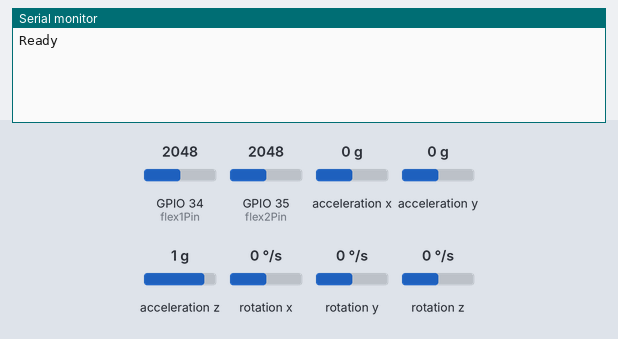
A sketch run on a simulated ESP32. On the bench: the last lines printed to the serial monitor. The inputs (shaded band) are chosen by the test bench; at power-on: acceleration x 0 g, acceleration y 0 g, rotation z 0 °/s, GPIO 34 (flex1Pin) = 2048, GPIO 35 (flex2Pin) = 2048, acceleration z 1 g, rotation x 0 °/s, rotation y 0 °/s. Nothing arrives over Bluetooth unless stated; a phone connects over Bluetooth LE 3 s after start.

Above: at 1.2 s.
1.3 s: acceleration x set to -1.4 g
At 3.14 s:
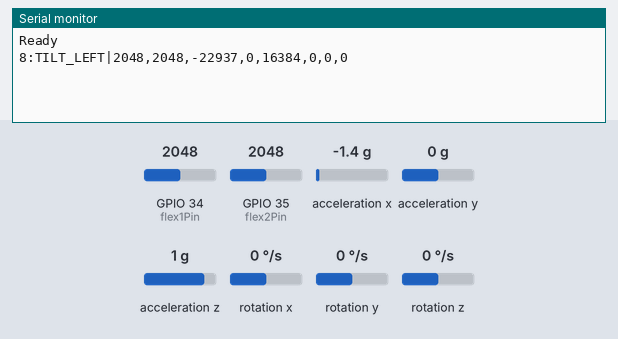
4.3 s: acceleration y set to -1.4 g
At 4.54 s:
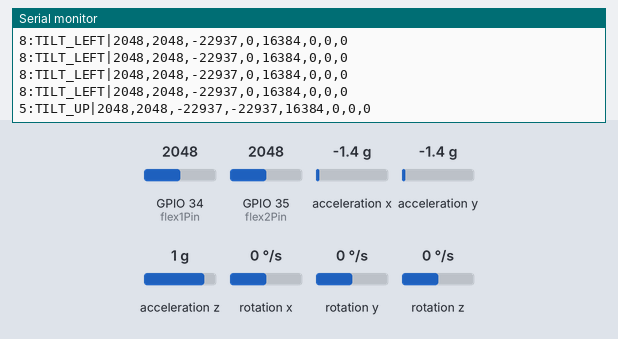
6.3 s: rotation z set to -192 °/s
At 6.54 s:
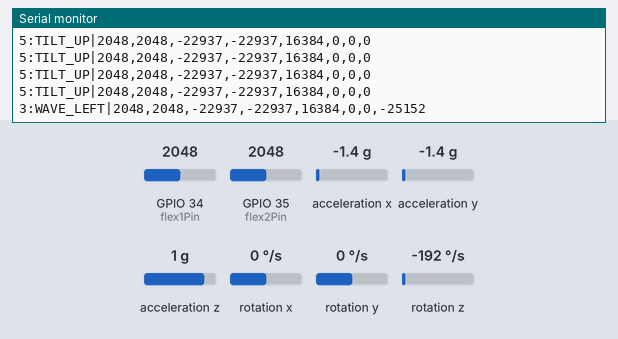
8.3 s: rotation z set to 100 °/s
At 8.54 s:
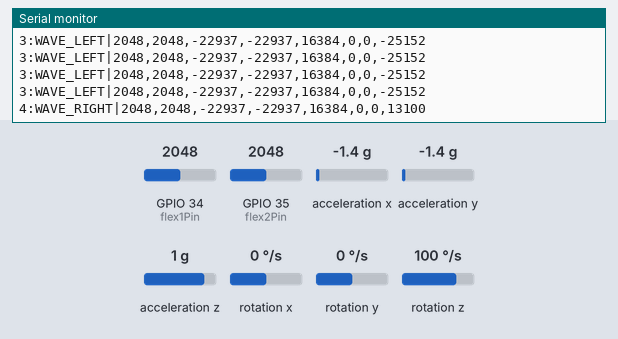
10.3 s: GPIO 34 (flex1Pin) set to 2866
At 10.31 s:
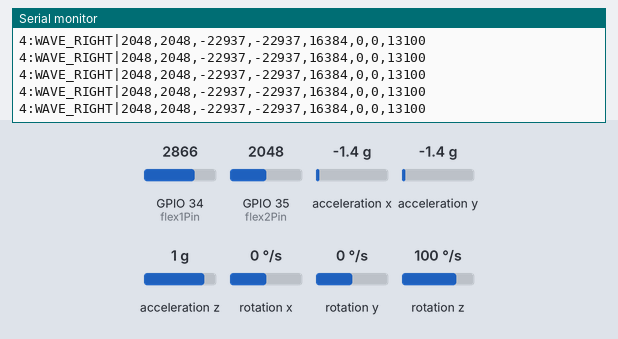
11.8 s: GPIO 35 (flex2Pin) set to 2866
At 11.81 s:
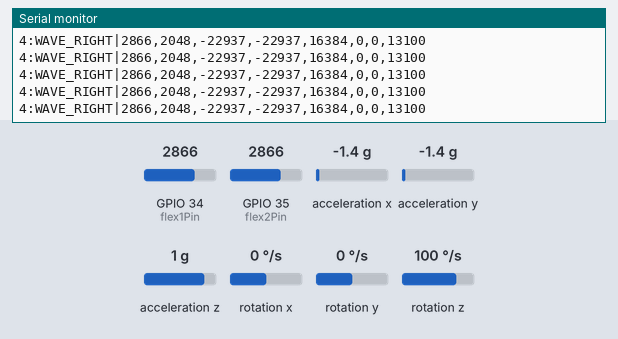

The sketch:

esp32_gesture.ino
```cpp
/* ESP32 BLE Gesture Broadcaster - Optimized for Flash Size

   - Reduced memory footprint while maintaining functionality
   - Optimized string handling and removed unnecessary features
   - Added Right Tilt and Left Tilt gestures
*/

#include <BLEDevice.h>
#include <BLEServer.h>
#include <BLEUtils.h>
#include <BLE2902.h>
#include <Wire.h>
#include "MPU6050.h"

MPU6050 mpu;

// Pin definitions
const uint8_t flex1Pin = 34;
const uint8_t flex2Pin = 35;

// BLE UUIDs
#define SERVICE_UUID "4fafc201-1fb5-459e-8fcc-c5c9c331914b"
#define CHAR_UUID    "beb5483e-36e1-4688-b7f5-ea07361b26a8"

BLECharacteristic *pChar = nullptr;
bool connected = false;

// Gesture names stored in PROGMEM to save RAM
const char g0[] PROGMEM = "IDLE";
const char g1[] PROGMEM = "FIST";
const char g2[] PROGMEM = "OPEN_HAND";
const char g3[] PROGMEM = "WAVE_LEFT";
const char g4[] PROGMEM = "WAVE_RIGHT";
const char g5[] PROGMEM = "TILT_UP";
const char g6[] PROGMEM = "TILT_DOWN";
const char g7[] PROGMEM = "TILT_RIGHT";
const char g8[] PROGMEM = "TILT_LEFT";
const char* const gestureNames[] PROGMEM = {g0, g1, g2, g3, g4, g5, g6, g7, g8};

// Thresholds
int16_t FLEX_HIGH = 2600;
int16_t FLEX_LOW = 1200;
int16_t GYRO_THR = 8000;
int16_t ACC_THR = 14000;

// State
uint8_t currentGesture = 0;
uint8_t gestureCount = 0;
uint32_t lastSend = 0;

class MyCallbacks: public BLEServerCallbacks {
  void onConnect(BLEServer* s) { connected = true; }
  void onDisconnect(BLEServer* s) { connected = false; }
};

uint8_t detectGesture(int16_t f1, int16_t f2, int16_t ax, int16_t ay,
                      int16_t az, int16_t gx, int16_t gy, int16_t gz) {
  // Motion priority
  if (gz < -GYRO_THR) return 3;  // WAVE_LEFT
  if (gz > GYRO_THR) return 4;   // WAVE_RIGHT
  if (ay < -ACC_THR) return 5;   // TILT_UP
  if (ay > ACC_THR) return 6;    // TILT_DOWN
  if (ax > ACC_THR) return 7;    // TILT_RIGHT
  if (ax < -ACC_THR) return 8;   // TILT_LEFT

  // Flex with hysteresis
  if (f1 > FLEX_HIGH - 200 && f2 > FLEX_HIGH - 200) return 1;  // FIST
  if (f1 < FLEX_LOW + 200 && f2 < FLEX_LOW + 200) return 2;   // OPEN_HAND

  return 0;  // IDLE
}

void setup() {
  Serial.begin(115200);

  // I2C
  Wire.begin(21, 22);
  Wire.setClock(400000);

  // ADC
  pinMode(flex1Pin, INPUT);
  pinMode(flex2Pin, INPUT);

  // MPU
  mpu.initialize();
  if (!mpu.testConnection()) {
    Serial.println(F("MPU FAIL"));
  }

  // BLE
  BLEDevice::init("ESP32_Gesture");
  BLEServer *srv = BLEDevice::createServer();
  srv->setCallbacks(new MyCallbacks());
  BLEService *svc = srv->createService(SERVICE_UUID);
  pChar = svc->createCharacteristic(CHAR_UUID, BLECharacteristic::PROPERTY_NOTIFY);
  pChar->addDescriptor(new BLE2902());
  svc->start();
  BLEDevice::getAdvertising()->addServiceUUID(SERVICE_UUID);
  BLEDevice::getAdvertising()->start();

  Serial.println(F("Ready"));
}

void loop() {
  // Read sensors
  int16_t f1 = analogRead(flex1Pin);
  int16_t f2 = analogRead(flex2Pin);
  int16_t ax, ay, az, gx, gy, gz;
  mpu.getMotion6(&ax, &ay, &az, &gx, &gy, &gz);

  // Detect with debouncing
  uint8_t detected = detectGesture(f1, f2, ax, ay, az, gx, gy, gz);
  if (detected == currentGesture) {
    if (gestureCount < 3) gestureCount++;
  } else {
    currentGesture = detected;
    gestureCount = 0;
  }

  // Send if connected and interval passed
  uint32_t now = millis();
  if (connected && gestureCount == 3 && now - lastSend >= 120) {
    char buf[128];
    char name[16];
    strcpy_P(name, (char*)pgm_read_dword(&(gestureNames[currentGesture])));
    snprintf(buf, sizeof(buf), "%d:%s|%d,%d,%d,%d,%d,%d,%d,%d",
             currentGesture, name, f1, f2, ax, ay, az, gx, gy, gz);

    pChar->setValue((uint8_t*)buf, strlen(buf));
    pChar->notify();
    lastSend = now;
    Serial.println(buf);
  }

  // Reconnect
  if (!connected) {
    BLEDevice::startAdvertising();
  }

  delay(30);
}
```

Measured:
- after the input at 1.3 s, the serial monitor: prints a new line after 1.7 s (image 1)
- after the input at 4.3 s, the serial monitor: prints a new line after 0.11 s (image 2)
- after the input at 6.3 s, the serial monitor: prints a new line after 0.12 s (image 3)
- after the input at 8.3 s, the serial monitor: prints a new line after 0.12 s (image 4)
